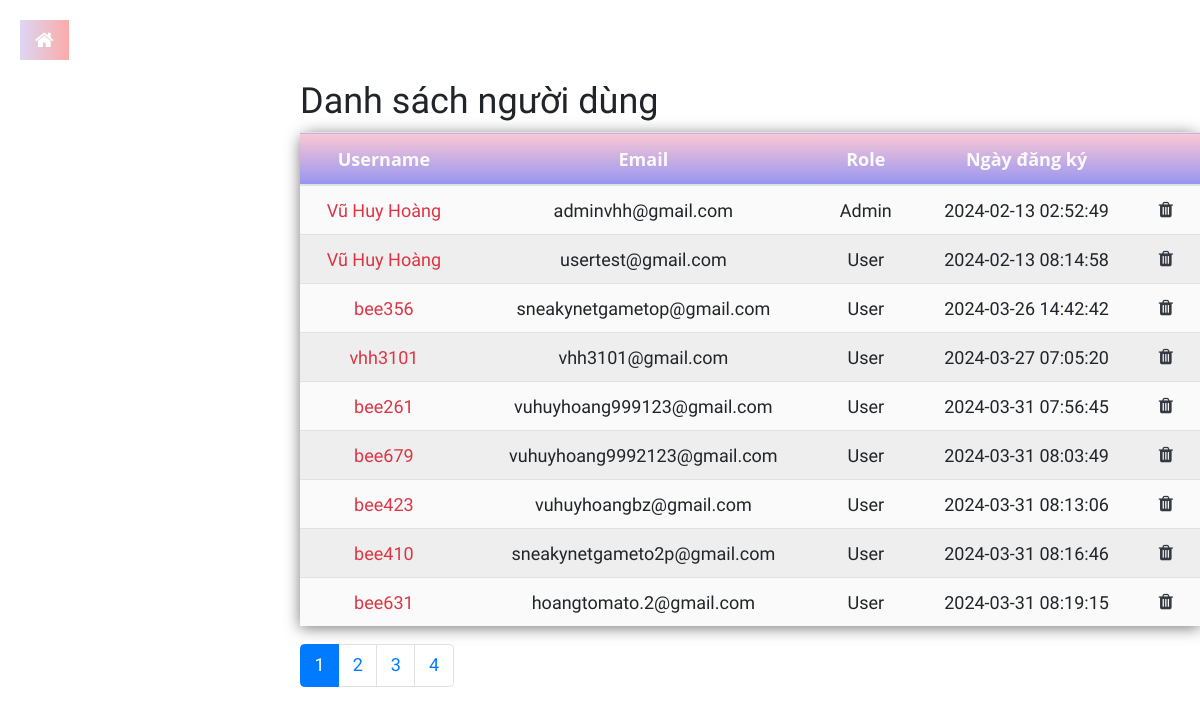
The app's page /admin/index.php?admin=user (signed in) with its own data.
### tables this page shows
CREATE TABLE `user` (
  `user_id` int(11) NOT NULL,
  `username` varchar(255) NOT NULL,
  `passwd` varchar(255) NOT NULL,
  `email` varchar(255) NOT NULL,
  `role` tinyint(1) DEFAULT 0,
  `creat_at` timestamp NULL DEFAULT current_timestamp()
);

### config/db.php (called while the page is built, shortened)
<?php
class Database
{
    private $host = "localhost";
    private $username = "root";
    private $password = "123456";
    private $db = "app";
    private $conn;
    public function __construct()
    {
        $this->conn = new mysqli($this->host, $this->username, $this->password, $this->db);
    }
    public function getConnection()
    {
        return $this->conn;
    }
    public function executeQueryAll($query): array
    {
        $result = $this->conn->query($query);
        $rows = array();
        if ($result && $result->num_rows > 0) {
            while ($row = $result->fetch_assoc()) {
                $rows[] = $row;
            }
        }
        return $rows;
    }
}

### global.php (called while the page is built, shortened)
<?php
$conn = new Database();

### models/user.php (called while the page is built, shortened)
<?php
class User
{
    private $db;
    function __construct($db)
    {
        $this->db = new Database();
    }
    function showuser($id, $begin)
    {
        $sql = "select * from user where 1";
        $sql .= " LIMIT $begin,9";
        $datas = $this->db->executeQueryAll($sql);
        return $datas;
    }
}

### admin/view/user.php (the view, shortened to what this page needs)
<div class="w-75 mb-5 overflow-scroll" style="margin: auto 20 auto 300;">
    <h2>Danh sách người dùng</h2>
    <table class="table">
        <thead>
            <tr>
                <th class="text-center">Username</th>
                <th class="text-center">Email</th>
                <th class="text-center">Role</th>
                <th class="text-center">Ngày đăng ký</th>
                <th class="text-center">&nbsp;</th>
            </tr>
        </thead>
        <?php foreach ($listuser as $item) : ?>
            <tr>
                <td class="text-center"><a class="text-danger" href="index.php?admin=userdetails&id=<?= $item['user_id'] ?>"><?= $item['username'] ?></a></td>
                <td class="text-center"><?= $item['email'] ?></td>
                <td class="text-center"><?php if (($item['role']) == 0) {
                                            echo 'User';
                                        } else {
                                            echo 'Admin';
                                        } ?></td>
                <td class="text-center"><?= $item['creat_at'] ?></td>
                <td class="text-center align-middle">
                    <a href="index.php?admin=deluser&iduser=<?= $item['user_id']; ?>" style=" cursor: pointer;" class="nav-icon position-relative text-decoration-none ms-1" onclick="confirm(event)">
                        <i class="fa fa-trash text-dark mr-2"></i>
                    </a>
                </td>
            </tr>
        <?php endforeach; ?>
        <?php
        $sqlpage = mysqli_query($conn->getConnection(), "SELECT * FROM user");
        $count = mysqli_num_rows($sqlpage);
        $trang = ceil($count / 9);
        ?>
    </table>
    <div class="d-flex justify-content-between">
        <nav aria-label="Page navigation example">
            <ul class="pagination justify-content-end">
                <?php
                $currentPage = isset($_GET['page']) ? $_GET['page'] : 1;
                for ($j  = 1; $j <= $trang; $j++) {
                    $activeClass = ($j == $currentPage) ? 'active' : '';
                ?>
                    <li class="page-item <?php echo $activeClass; ?>"><a class="page-link" href="index.php?admin=user&page=<?php echo $j ?>"><?php echo $j ?></a>
                    </li>
                <?php
                }
                ?>
            </ul>
        </nav>
    </div>
</div>

### admin/assets/css/admin.css (style rules this page uses)
* { margin: 0; padding: 0; font-family: "Work Sans", sans-serif; font-size: 18px; }
table { width: 100%; border-collapse: collapse; border-spacing: 0; box-shadow: 0 2px 15px rgba(64, 64, 64, 0.7); border-radius: 12px 12px 0 0; margin-bottom: 50px; }
td, th { padding: 10px 16px; text-align: left !important; vertical-align: top !important; }
th { background: linear-gradient(to top, #9795f0 0%, #fbc8d4 100%); color: #fafafa; font-family: "Open Sans", Sans-serif; font-weight: bold; }
tr { width: 100%; background-color: #fafafa; font-family: "Montserrat", sans-serif; }
tr:nth-child(even) { background-color: #eeeeee; }

### records on screen
user: username "Vũ Huy Hoàng", email "adminvhh@gmail.com", role "Admin", creat_at "2024-02-13 02:52:49"
user: username "Vũ Huy Hoàng", email "usertest@gmail.com", role "User", creat_at "2024-02-13 08:14:58"
user: username "bee356", email "sneakynetgametop@gmail.com", role "User", creat_at "2024-03-26 14:42:42"
user: username "vhh3101", email "vhh3101@gmail.com", role "User", creat_at "2024-03-27 07:05:20"
user: username "bee261", email "vuhuyhoang999123@gmail.com", role "User", creat_at "2024-03-31 07:56:45"
user: username "bee679", email "vuhuyhoang9992123@gmail.com", role "User", creat_at "2024-03-31 08:03:49"
user: username "bee423", email "vuhuyhoangbz@gmail.com", role "User", creat_at "2024-03-31 08:13:06"
user: username "bee410", email "sneakynetgameto2p@gmail.com", role "User", creat_at "2024-03-31 08:16:46"
user: username "bee631", email "hoangtomato.2@gmail.com", role "User", creat_at "2024-03-31 08:19:15"
